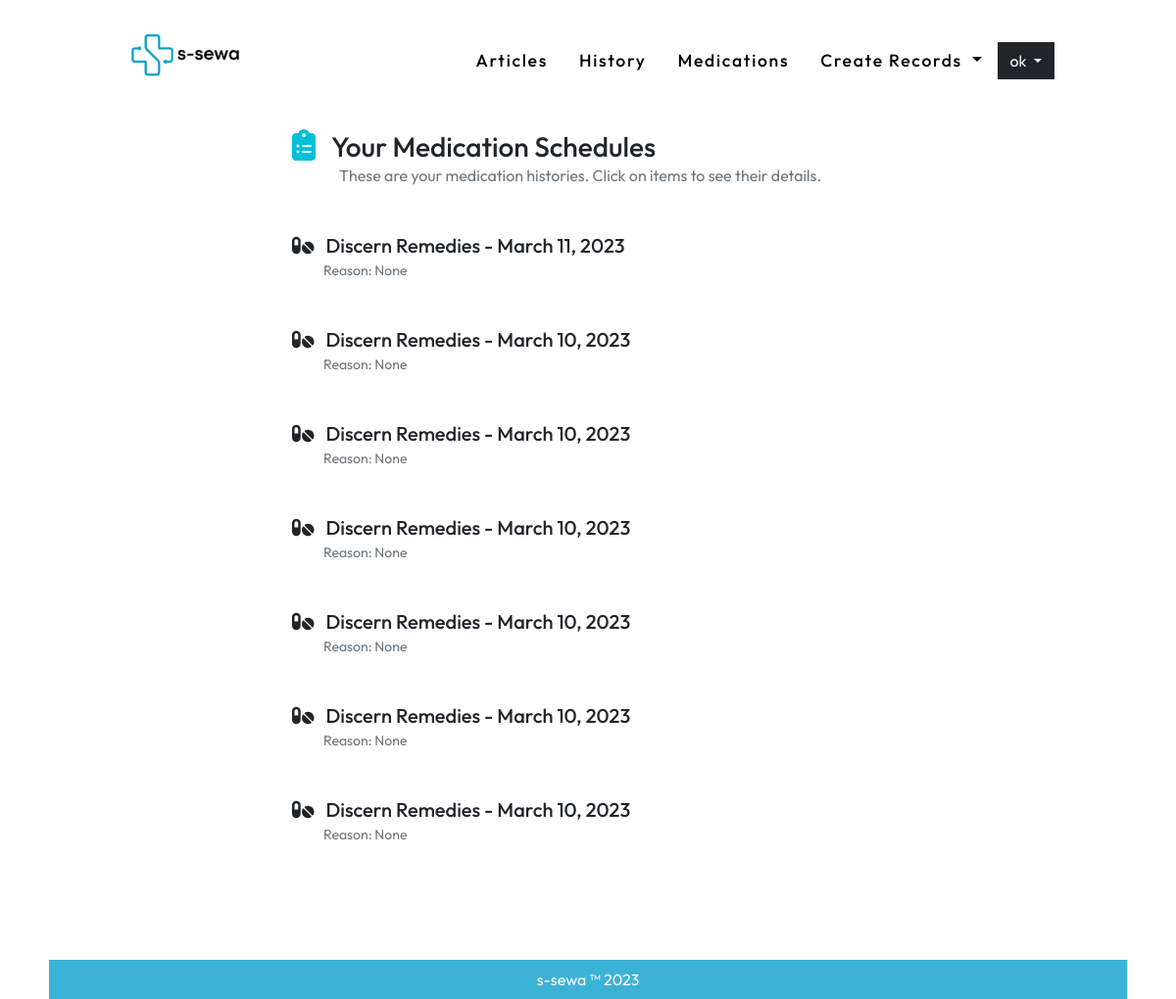
/medications/ (signed in), run on the app's committed database.
### user_auth/models.py (models this page shows, shortened)
class User(AbstractUser):
    username = None#models.CharField(max_length=255, null=True, blank=True)
    email = models.EmailField(
        verbose_name='email address',
        max_length=255,
        unique=True,
    )
    user_verification = models.BooleanField(default=False) #initially this field is false but will se chan
    is_active = models.BooleanField(default=False)
    is_staff = models.BooleanField(default=False) # a admin user; non super-user
    is_admin = models.BooleanField(default=False)
    is_institution = models.BooleanField(default=False)
    is_patient = models.BooleanField(default=False)
    document = models.FileField(null=True, upload_to='useruploads/')
    USERNAME_FIELD = 'email'
    REQUIRED_FIELDS = [] #emaila nd password are required fields and first name and last name is inherited from the user creation model
    object = UserManager()
    @property
    def username(self):
        return self.email.split('@')[0]

### medication/models.py (models this page shows, shortened)
class MedicationSchedule(models.Model):
    medicine = models.ManyToManyField(Medicine, related_name='medicine', through='MedicineMedicationSchedule')
    created_date = models.DateTimeField(auto_now_add=True)
    user = models.ForeignKey(User, on_delete=models.CASCADE)
    created_by = models.ForeignKey(User, on_delete=models.CASCADE, related_name='institution')
    desc = models.CharField(max_length=500, null=True)
    @property
    def allmedicines(self):
        return MedicineMedicationSchedule.objects.filter(medicationSchedule=self.id)
    @property
    def created(self):
        return '%s' % date(self.created_date, "F d, Y")

### medication/views.py (the view)
# urls.py: path('', MedicationListView.as_view(), name='medicationlist' ),
class MedicationListView(LoginRequiredMixin,ListView):
    template_name = 'medication/medicationlist.html'
    model = MedicationSchedule
    object_name = 'object_list'
    def get_context_data(self, **kwargs):
        context = super(MedicationListView, self).get_context_data(**kwargs)
        obj = MedicationSchedule.objects.filter(user = self.request.user).order_by('-id') | MedicationSchedule.objects.filter(created_by = self.request.user).order_by('-id')
        context.update({ "object_list":obj, 'medication_page':'active'})
        return context

### templates/medication/medicationlist.html (shortened to what this page needs)
{% extends '../base.html' %}
{% load static %}
{%block bodyblock%}
<div class="container-fluid px-0 mx-0 homediv">
 <div class="container col-lg-7 px-5 my-2">
    <h3 class="p-0 m-0"><i class="fa-solid fa-clipboard-list text-primary fs-2"></i> &nbsp;  Your Medication Schedules</h3>
    <p class="mt-0 ms-5 mb-5 p-0 text-muted cursor">These are your medication histories. Click on items to see their details.</p>
    {% for i in object_list %}
    <div type="button" data-bs-toggle="modal" data-bs-target="#exampleModal{{i.id}}" class="mb-5 cursor" >
      {% if request.user.is_institution %}
      <h5 class="p-0 m-0"><i class="fa-solid fa-pills represent"></i> &nbsp; {{i.user.first_name}} {{i.user.last_name}} - {{i.created}} </h5>
      {%else%}
      <h5 class="p-0 m-0"><i class="fa-solid fa-pills represent"></i> &nbsp; {{i.created_by.first_name}} - {{i.created}} </h5>
    {%endif%}
      <small class="px-4 mx-2 mt-0 pt-0  text-muted ">Reason: {{i.desc}}</small>
    </div>
    {%empty%}
    <p class="text-center my-5 py-5 text-muted">No schedules.</p>
    {%endfor%}
 </div>
</div>
{%endblock%}

### templates/navbar.html (shortened to what this page needs)
{% load static %}
<div class="container-fluid px-0 mx-0  ">
    <div class="container col-lg-10 py-3">
      <nav class="navbar navbar-expand-lg">
        <div class="container-fluid">
          <a class=" text-decoration-none logo" href="/"><img class="mb-3 me-2" height="60" src="{% static 'images/logo.png'%}" >
          </a>
          <div class="collapse navbar-collapse" id="navbarSupportedContent">
            {% if user.is_authenticated %}
            <ul class="navbar-nav ms-auto mb-2 mb-lg-0">
              <li class="nav-item me-3">
                <a class="nav-link {{article_page}} " href="/articles">Articles</a>
              </li>
              <li class="nav-item me-3">
                <a class="nav-link {{history_page}}" href="{% url 'records:list'%}">History</a>
              </li>
              <li class="nav-item me-3">
                <a class="nav-link {{medication_page}} " href="{% url 'medication:medicationlist'%}" >Medications</a>
              </li>
              {% if request.user.is_patient %}
              <li class="nav-item me-3">
                <a class="nav-link {{homepage}}" aria-current="page" href="{%url 'qrapp:qr'%}"
                  >QR</a
                >
              </li>
              {% else %}
              <li class="nav-item dropdown me-2">
                <a class="nav-link dropdown-toggle" href="#" id="navbarDropdownMenuLink" role="button" data-bs-toggle="dropdown" aria-expanded="false">
                  Create Records
                </a>
              </li>
              {%endif%}
            </ul>
            <div class="dropdown">
              <a
                class="btn btn-dark dropdown-toggle"
                href="#"
                role="button"
                id="dropdownMenuLink"
                data-bs-toggle="dropdown"
                aria-expanded="false"
              >
                {{user.username}}
              </a>
            </div>
            {%endif%}
          </div>
        </div>
      </nav>
    </div>
  </div>

### static/css/style.css (style rules this page uses)
* { box-sizing: border-box; font-family: "Outfit", sans-serif; scroll-behavior: smooth; }
html, body { height: 100%; }
.homediv { min-height: calc(100% ) !important; }
.btn { border-radius: 0px !important; }
.nav-link { font-size: 1.1rem; font-weight: 500; letter-spacing: 1.7px; color: #000; transition: 0.78s; }
.logo { font-size: 1.5rem; font-weight: 600; letter-spacing: 1.7px; color: #000; transition: 0.78s; }
.text-primary { color: #00bfd8 !important; }

### data on the page
User: username "ok"
MedicationSchedule: created_by.first_name "Discern Remedies", created "March 11, 2023", desc "None"
MedicationSchedule: created_by.first_name "Discern Remedies", created "March 10, 2023", desc "None"
MedicationSchedule: created_by.first_name "Discern Remedies", created "March 10, 2023", desc "None"
MedicationSchedule: created_by.first_name "Discern Remedies", created "March 10, 2023", desc "None"
MedicationSchedule: created_by.first_name "Discern Remedies", created "March 10, 2023", desc "None"
MedicationSchedule: created_by.first_name "Discern Remedies", created "March 10, 2023", desc "None"
MedicationSchedule: created_by.first_name "Discern Remedies", created "March 10, 2023", desc "None"
